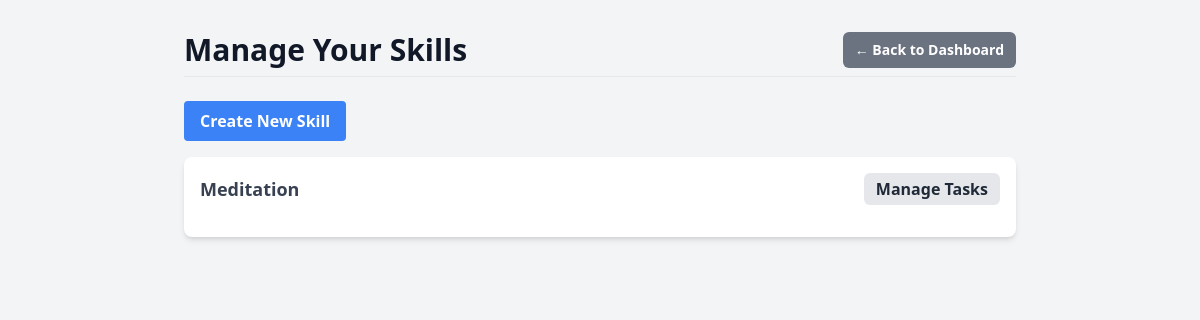
The app's page /skills/ (signed in), older data.
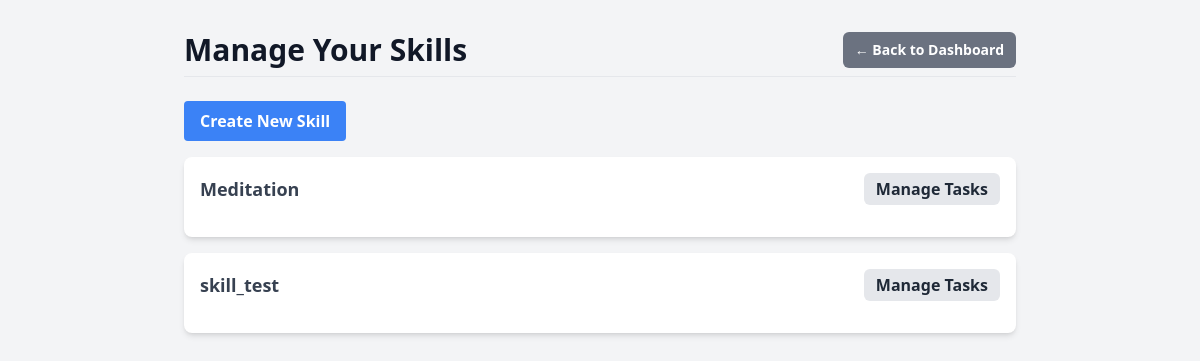
The same page, newer data.
### core/models.py (models this page shows, shortened)
class Skill(models.Model):
    user = models.ForeignKey(User, on_delete=models.CASCADE)
    name = models.CharField(max_length=100)
    description = models.TextField(blank=True, null=True)
    tasks = models.ManyToManyField(Task, related_name='skills')

### core/views.py (the view)
# urls.py: path('skills/', views.skills_page_view, name='skills_page'),
@login_required
def skills_page_view(request):
    skills = Skill.objects.filter(user=request.user)
    context = {
        'skills': skills
    }
    return render(request, 'core/skills_page.html', context)

### core/templates/core/skills_page.html (shortened to what this page needs)
<!DOCTYPE html>
<html lang="en">
<head>
    <script src="https://cdn.tailwindcss.com"></script>
</head>
<body class="bg-gray-100 font-sans text-gray-800">
    <div class="container mx-auto p-4 sm:p-6 lg:p-8 max-w-4xl">
        <div class="flex justify-between items-center border-b pb-2 mb-6">
            <h1 class="text-3xl font-bold text-gray-900">Manage Your Skills</h1>
            <a href="{% url 'dashboard' %}" class="bg-gray-500 hover:bg-gray-600 text-white font-bold text-sm py-2 px-3 rounded-md transition-colors">
                ← Back to Dashboard
            </a>
        </div>
        <div id="add-skill-form-container" class="mb-4">
            <button
                hx-get="{% url 'get_add_skill_form' %}"
                hx-target="#add-skill-form-container"
                hx-swap="innerHTML"
                class="bg-blue-500 hover:bg-blue-700 text-white font-bold py-2 px-4 rounded"
            >
                Create New Skill
            </button>
        </div>
        <div id="skill-list" class="space-y-4">
            {% for skill in skills %}
                {% include 'core/partials/skill_item.html' with skill=skill %}
            {% empty %}
                <p id="no-skills-message" class="text-gray-500">You haven't created any skills yet.</p>
            {% endfor %}
        </div>
    </div>
</body>
</html>

### core/templates/core/partials/skill_item.html (shortened to what this page needs)
<div id="skill-{{ skill.id }}" class="bg-white p-4 rounded-lg shadow-md flex-col">
    <div class="flex justify-between items-center w-full">
        <div
            hx-get="{% url 'get_skill_edit_form' skill.id %}"
            hx-target="#skill-{{ skill.id }}"
            hx-swap="outerHTML"
            class="font-semibold text-lg text-gray-700 cursor-pointer hover:text-blue-600 transition-colors flex-grow"
        >
            {{ skill.name }}
        </div>
        <div class="flex items-center space-x-2">
            <button
                hx-get="{% url 'get_skill_task_manager' skill.id %}"
                hx-target="#task-manager-for-{{ skill.id }}"
                hx-swap="innerHTML"
                class="bg-gray-200 hover:bg-gray-300 text-gray-800 font-bold py-1 px-3 rounded-md transition-colors"
            >
                Manage Tasks
            </button>
        </div>
    </div>
</div>

Row changes from the older to the newer data that the page shows:
added Skill: name "skill_test"
